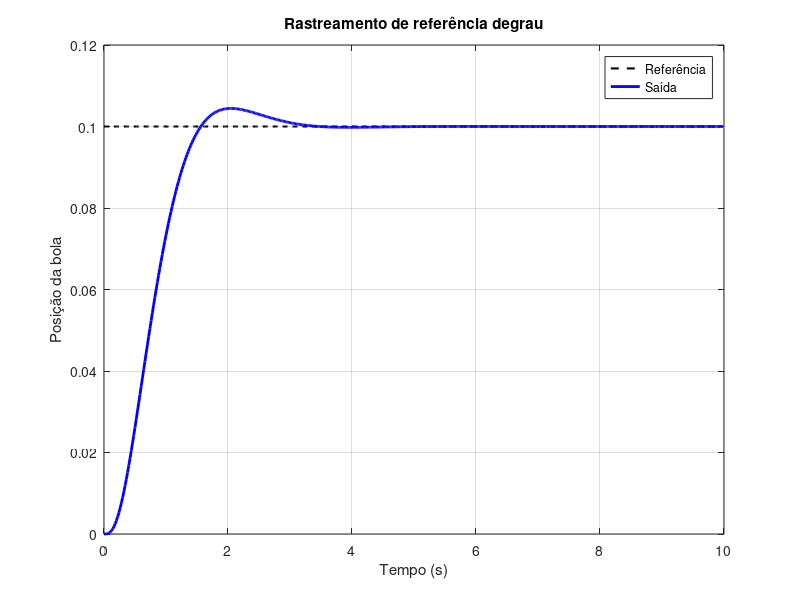
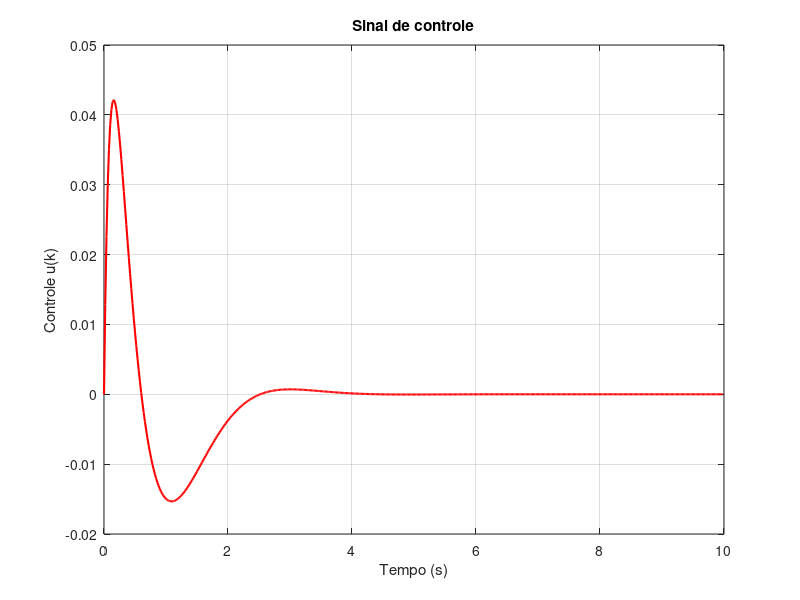

Here is the MATLAB script that generated these plots, in order:
clc; clear;

%% =========================
% Parâmetros
%% =========================
K  = (5/7)*9.81;
Ts = 0.02;

Tf = 10;                     % tempo total de simulação (s)
N  = Tf/Ts;                  % número de amostras
t  = (0:N-1)*Ts;

%% =========================
% Modelo contínuo (Ball and Beam)
%% =========================
A = [0 1;
     0 0];

B = [0;
     K];

C = [1 0];
D = 0;

sys_c = ss(A,B,C,D);

%% =========================
% Discretização
%% =========================
sys_d = c2d(sys_c, Ts, 'zoh');
[Phi, Gamma, ~, ~] = ssdata(sys_d);

%% =========================
% Sistema aumentado (integrador do erro)
%% =========================
Phi_a = [ Phi        zeros(2,1);
         -Ts*C       1          ];

Gamma_a = [ Gamma;
             0     ];

Gamma_r = [ 0;
            0;
            Ts ];          % entrada da referência

%% =========================
% Polos desejados
%% =========================
zeta = 0.7;
wn   = 2.3;

p1 = -zeta*wn + 1i*wn*sqrt(1-zeta^2);
p2 = conj(p1);
p3 = 6*real(p1);            % polo do integrador

z_poles = exp([p1 p2 p3]*Ts);

%% =========================
% Ganho por Ackermann
%% =========================
L_a = acker(Phi_a, Gamma_a, z_poles);
Lk1 = L_a(1);
Lk2 = L_a(2);
Lk3 = L_a(3);

disp('Ganhos:')
disp(['L1  = ', num2str(Lk1)])
disp(['L2= ', num2str(Lk2)])
disp(['L3 = ', num2str(Lk3)])

%% =========================
% Simulação
%% =========================
xa = zeros(3,N);            % estados aumentados
y  = zeros(1,N);            % saída
u  = zeros(1,N);            % controle

r = 0.1*ones(1,N);              % referência degrau unitário

for k = 1:N-1
    u(k) = -L_a * xa(:,k);
    xa(:,k+1) = Phi_a*xa(:,k) + Gamma_a*u(k) + Gamma_r*r(k);
    y(k) = C*xa(1:2,k);
end
y(N) = C*xa(1:2,N);

%% =========================
% Gráficos
%% =========================
figure
plot(t, r, 'k--', 'LineWidth',1.5); hold on
plot(t, y, 'b', 'LineWidth',2)
grid on
xlabel('Tempo (s)')
ylabel('Posição da bola')
legend('Referência','Saída')
title('Rastreamento de referência degrau')

figure
plot(t, u, 'r', 'LineWidth',1.5)
grid on
xlabel('Tempo (s)')
ylabel('Controle u(k)')
title('Sinal de controle')